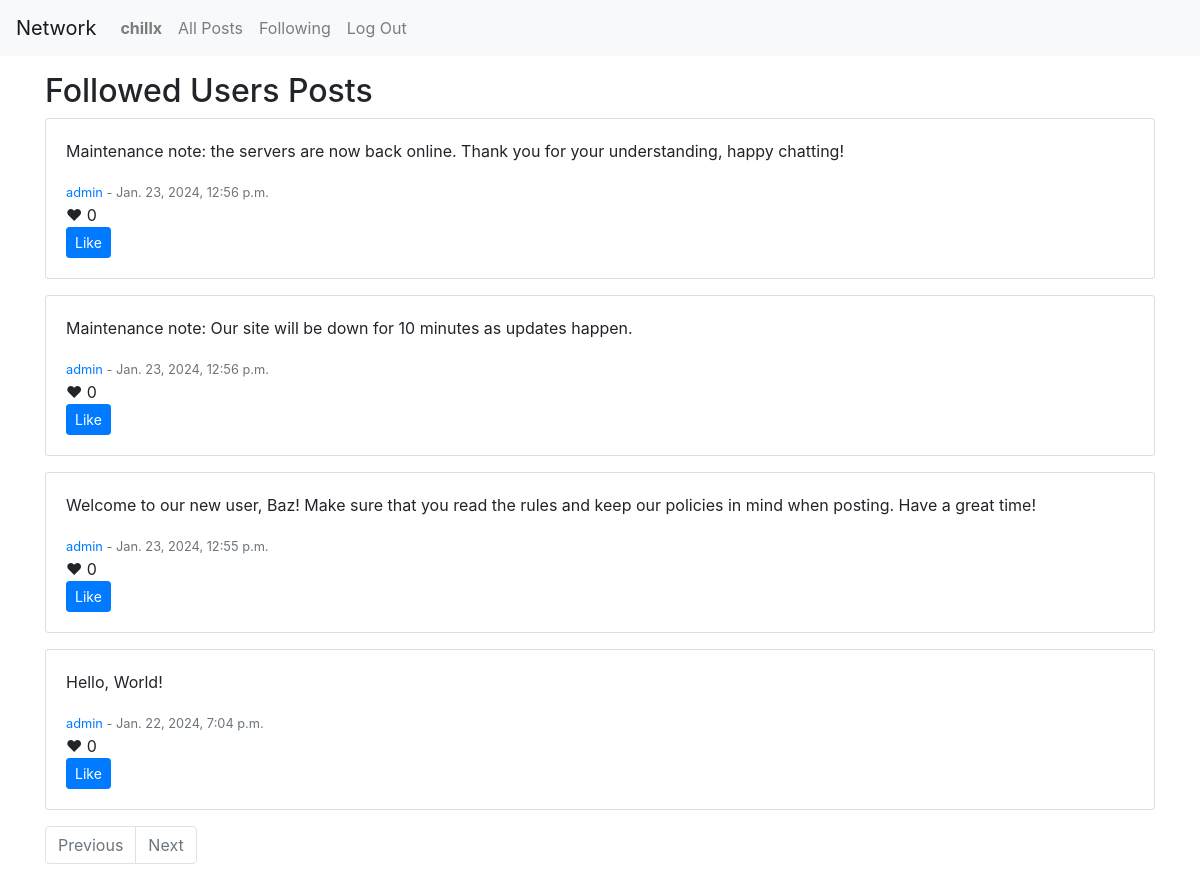
The app's page /following (signed in), older data.
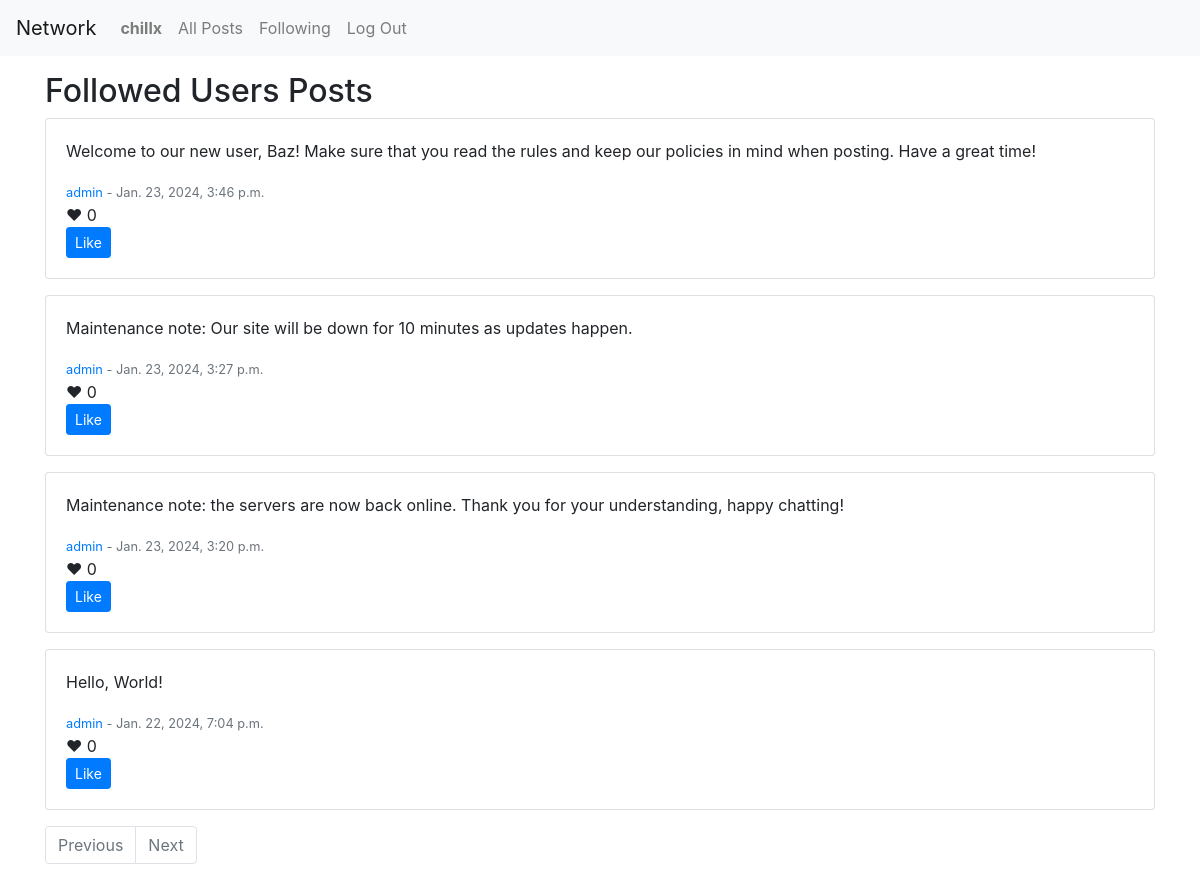
The same page, newer data.
### network/models.py (models this page shows, shortened)
class Post(models.Model):
    content = models.TextField()
    created_at = models.DateTimeField(auto_now_add=True)
    last_updated = models.DateTimeField(null=True, blank=True)
    user = models.ForeignKey(User, on_delete=models.CASCADE, related_name='posts')
    likes = models.ManyToManyField(User, related_name='liked_posts', blank=True)

class User(AbstractUser):
    def __str__(self):
        return self.username

### network/views.py (the view)
# urls.py: path("following", views.following, name="following"),
@login_required
def following(request):
    following_users = Follow.objects.filter(follower=request.user).values('following')
    posts = Post.objects.filter(user__in=following_users).order_by('-created_at')
    p = Paginator(posts, 10)
    page_number = request.GET.get('page', 1)
    pagecontent = p.get_page(page_number)
    return render(request, 'network/following.html', {"pagecontent": pagecontent})

### network/templates/network/following.html
{% extends "network/layout.html" %}
{% block body %}
    <div class="container mt-3">
        <h2>Followed Users Posts</h2>
        {% include "network/post_display.html" %}
    </div>
{% endblock %}

### network/templates/network/post_display.html (shortened to what this page needs)
{% for post in pagecontent %}
<div class="card mb-3">
    <div class="card-body">
        <p class="content card-text" id="post-{{post.id}}">{{ post.content }}</p>
        <small class="text-muted"><a href="{% url 'user_details' username=post.user.username %}">{{ post.user.username }}</a>
        <span  id="history-{{post.id}}">
            {% if not post.last_updated %}
                - {{ post.created_at }}
            {% else %}
                Edited at: {{ post.last_updated }}
            {% endif %}
        </span>
        </small>
        <div class="likes-section">
            <span class="heart-icon">&#10084;
            <span class="like-count" id="like-count-{{post.id}}">{{ post.likes.count }}</span></span>
            <br>
            {% if user.is_authenticated %}
                {%if user not in post.likes.all %}
                    <button class="btn btn-primary btn-sm" id="like-{{post.id}}" onclick="toggleLike({{ post.id }}, '{{ request.user.username }}')">Like</button>
                {% else %}
                    <button class="btn btn-primary btn-sm" id="unlike-{{post.id}}" onclick="toggleLike({{ post.id }}, '{{ request.user.username }}')">Unlike</button>
                {% endif %}
            {% endif %}
        </div>
    </div>
</div>
{% endfor %}

Row changes from the older to the newer data that the page shows:
changed Post: created_at "Jan. 23, 2024, 12:55 p.m." → "Jan. 23, 2024, 3:46 p.m."; moves up the list
changed Post: created_at "Jan. 23, 2024, 12:56 p.m." → "Jan. 23, 2024, 3:27 p.m."; moves down the list
changed Post: created_at "Jan. 23, 2024, 12:56 p.m." → "Jan. 23, 2024, 3:20 p.m."
